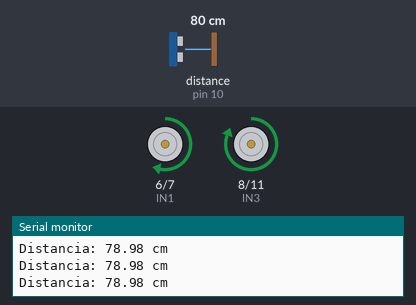
Recording of a sketch running on a simulated Arduino Uno, built with avr-gcc and run on an emulated ATmega328P. Shown: motor-driver pin pairs drawn as motors (green arrow = first pin HIGH = forward, orange = second pin HIGH = backward, longer = more drive, scaled by the enable pin), the last lines printed to the serial monitor. Wiring (inferred from the names in the program): ultrasonic range finder: trigger pin 9; echo pin 10. The test bench sets the inputs (shaded band); at power-on: distance to the obstacle (sensor on pin 10) 80 cm. The echo pulse lasts 58.3 µs per cm.

Above: at 1.2 s.
1.3 s: distance to the obstacle (sensor on pin 10) set to 18 cm
2.8 s: distance to the obstacle (sensor on pin 10) set to 14 cm
At 3.2 s:
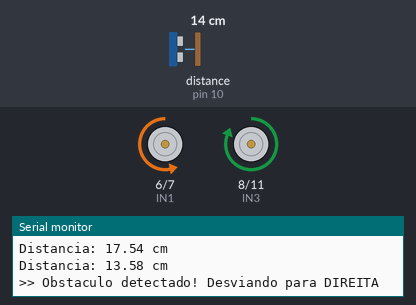
5.8 s: distance to the obstacle (sensor on pin 10) set to 35 cm
At 6.4 s:
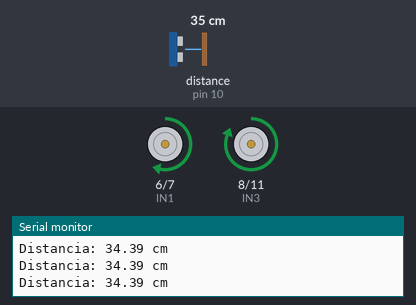
7.3 s: distance to the obstacle (sensor on pin 10) set to 2 cm
At 8.59 s:
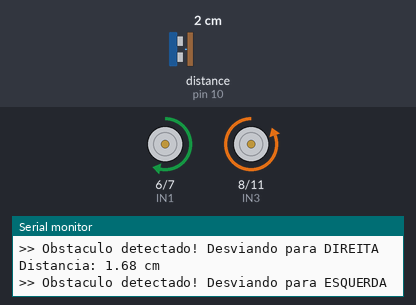
Timing chart, 0 to 11.3 s (numbered marks = the images above; inputs shaded):
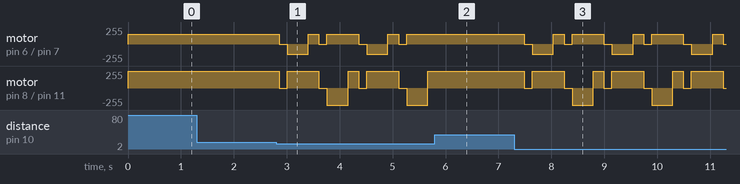

Measured:
- the behaviour switches between 16 and 15 cm on distance to the obstacle (sensor on pin 10) (found by bisection; images 0 and 1)
- after the input at 5.8 s, motor on pin 6 (IN1) / pin 7 (IN2): stops changing and stays forward 150/255; motor on pin 8 (IN3) / pin 11 (IN4): stops changing and stays forward 255/255

The sketch:

carrinho_sensor_desvio.ino
```cpp
// Sensor ultrassônico HC-SR04 + Motor L298N
// Ao detectar obstáculo próximo, o carrinho para, desvia (gira) e segue em frente
//
// Ligação HC-SR04: VCC->5V, GND->GND, Trig->9, Echo->10
// Ligação L298N: ENA->5, IN1->6, IN2->7, IN3->8, IN4->11, ENB->12

const int pinoTrig = 9;
const int pinoEcho = 10;

const int ENA = 5;
const int IN1 = 6;
const int IN2 = 7;
const int IN3 = 8;
const int IN4 = 11;
const int ENB = 12;

const float distanciaMinima = 15.0; // cm - ajuste conforme necessário
const int velocidade = 150;         // 0-255
const int tempoDeGiro = 400;        // ms - ajuste conforme o quanto ele deve girar

bool proximoDesvioDireita = true; // alterna o lado do desvio a cada obstáculo

void setup() {
  Serial.begin(9600);
  pinMode(pinoTrig, OUTPUT);
  pinMode(pinoEcho, INPUT);

  pinMode(ENA, OUTPUT);
  pinMode(IN1, OUTPUT);
  pinMode(IN2, OUTPUT);
  pinMode(IN3, OUTPUT);
  pinMode(IN4, OUTPUT);
  pinMode(ENB, OUTPUT);

  moverFrente();
}

void loop() {
  float distancia = medirDistancia();

  Serial.print("Distancia: ");
  Serial.print(distancia);
  Serial.println(" cm");

  if (distancia > 0 && distancia < distanciaMinima) {
    parar();
    delay(150);

    if (proximoDesvioDireita) {
      Serial.println(">> Obstaculo detectado! Desviando para DIREITA");
      girarDireita();
    } else {
      Serial.println(">> Obstaculo detectado! Desviando para ESQUERDA");
      girarEsquerda();
    }

    proximoDesvioDireita = !proximoDesvioDireita; // alterna o lado pro próximo desvio
    delay(tempoDeGiro);

    moverFrente();
  }

  delay(200);
}

float medirDistancia() {
  digitalWrite(pinoTrig, LOW);
  delayMicroseconds(2);
  digitalWrite(pinoTrig, HIGH);
  delayMicroseconds(10);
  digitalWrite(pinoTrig, LOW);

  long duracao = pulseIn(pinoEcho, HIGH, 30000); // timeout de 30ms (~5m)
  if (duracao == 0) return -1; // sem retorno de eco

  return duracao * 0.034 / 2;
}

void moverFrente() {
  digitalWrite(IN1, HIGH);
  digitalWrite(IN2, LOW);
  digitalWrite(IN3, HIGH);
  digitalWrite(IN4, LOW);
  analogWrite(ENA, velocidade);
  analogWrite(ENB, velocidade);
}

void parar() {
  digitalWrite(IN1, LOW);
  digitalWrite(IN2, LOW);
  digitalWrite(IN3, LOW);
  digitalWrite(IN4, LOW);
  analogWrite(ENA, 0);
  analogWrite(ENB, 0);
}

// Gira girando as rodas em sentidos opostos (giro no próprio eixo)
void girarDireita() {
  digitalWrite(IN1, LOW);   // roda esquerda vai pra frente
  digitalWrite(IN2, HIGH);
  digitalWrite(IN3, HIGH);  // roda direita vai pra trás
  digitalWrite(IN4, LOW);
  analogWrite(ENA, velocidade);
  analogWrite(ENB, velocidade);
}

void girarEsquerda() {
  digitalWrite(IN1, HIGH);  // roda esquerda vai pra trás
  digitalWrite(IN2, LOW);
  digitalWrite(IN3, LOW);   // roda direita vai pra frente
  digitalWrite(IN4, HIGH);
  analogWrite(ENA, velocidade);
  analogWrite(ENB, velocidade);
}
```
